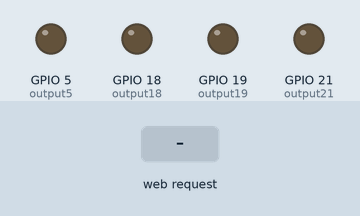
A sketch run on a simulated ESP32. Parts: output pins drawn as LEDs (lit = HIGH). The inputs (shaded band) are chosen by the test bench. WiFi joins after 1.5 s; servers stay silent unless stated; what the sketch prints to the serial monitor is not drawn.

Above: at 2.7 s.
2.8 s: HTTP request GET /5/on received
At 3.5 s:
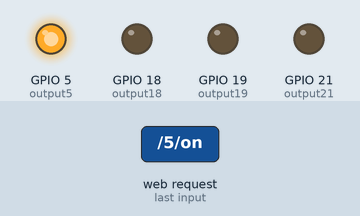
4.3 s: HTTP request GET /18/on received
At 4.7 s:
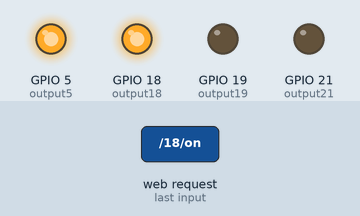
5.8 s: HTTP request GET /5/off received
At 7.0 s:
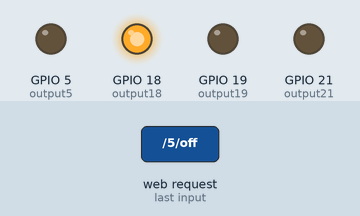
7.3 s: HTTP request GET /19/on received
At 8.1 s:
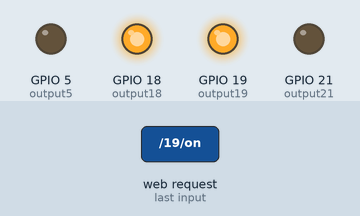
8.8 s: HTTP request GET /18/off received
At 9.3 s:
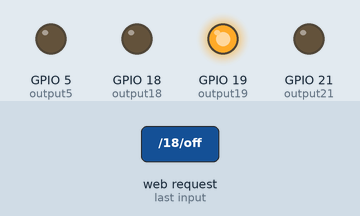
10.3 s: HTTP request GET /21/on received
At 11.6 s:
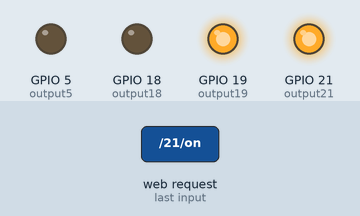
Timing chart, 0 to 12.8 s (numbered marks = the images above; inputs shaded):
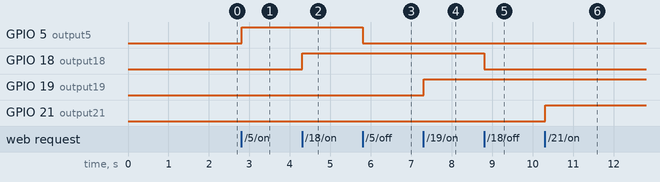

The sketch:

sketch_apr1d333.ino
```cpp
// Load Wi-Fi library
#include <WiFi.h>
// Replace with your network credentials
const char* ssid = "TamimX";
const char* password = "def_Tamim_2023";

// Set web server port number to 80
WiFiServer server(80);
// Variable to store the HTTP request
String header;
// Auxiliary variables to store the current output state
String output5State = "off";
String output18State = "off";
String output19State = "off";
String output21State = "off";
// Assign output variables to GPIO pins
const int output5 = 5;
const int output18 = 18;
const int output19 = 19;
const int output21 = 21;
// Current time
unsigned long currentTime = millis();
// Previous time
unsigned long previousTime = 0;
// Define timeout time in milliseconds (example: 2000ms = 2s)
const long timeoutTime = 2000;
void setup() {
  Serial.begin(115200);
  // Initialize the output variables as outputs
  pinMode(output5, OUTPUT);
  pinMode(output18, OUTPUT);
  pinMode(output19, OUTPUT);
  pinMode(output21, OUTPUT);
  // Set outputs to LOW
  digitalWrite(output5, LOW);
  digitalWrite(output18, LOW);
  digitalWrite(output19, LOW);
  digitalWrite(output21, LOW);
  // Connect to Wi-Fi network with SSID and password
  Serial.print("Connecting to ");
  Serial.println(ssid);
  WiFi.begin(ssid, password);
  while (WiFi.status() != WL_CONNECTED) {
    delay(500);
    Serial.print(".");
  }
  // Print local IP address and start web server
  Serial.println("");
  Serial.println("WiFi connected.");
  Serial.println("IP address: ");
  Serial.println(WiFi.localIP());
  server.begin();
}
void loop(){
  WiFiClient client = server.available();   // Listen for incoming clients
  if (client) {                             // If a new client connects,
    currentTime = millis();
    previousTime = currentTime;
    Serial.println("New Client.");          // print a message out in the serial port
    String currentLine = "";                // make a String to hold incoming data from the client
    while (client.connected() && currentTime - previousTime <= timeoutTime) {  // loop while the client's connected
      currentTime = millis();
      if (client.available()) {             // if there's bytes to read from the client,
        char c = client.read();             // read a byte, then
        Serial.write(c);                    // print it out the serial monitor
        header += c;
        if (c == '\n') {                    // if the byte is a newline character
          // if the current line is blank, you got two newline characters in a row.
          // that's the end of the client HTTP request, so send a response:
          if (currentLine.length() == 0) {
            // HTTP headers always start with a response code (e.g. HTTP/1.1 200 OK)
            // and a content-type so the client knows what's coming, then a blank line:
            client.println("HTTP/1.1 200 OK");
            client.println("Content-type:text/html");
            client.println("Connection: close");
            client.println();
            // turns the GPIOs on and off
            if (header.indexOf("GET /5/on") >= 0) {
              Serial.println("GPIO 5 on");
              output5State = "on";
              digitalWrite(output5, HIGH);
            } else if (header.indexOf("GET /5/off") >= 0) {
              Serial.println("GPIO 5 off");
              output5State = "off";
              digitalWrite(output5, LOW);
            } else if (header.indexOf("GET /18/on") >= 0) {
              Serial.println("GPIO 18 on");
              output18State = "on";
              digitalWrite(output18, HIGH);
            } else if (header.indexOf("GET /18/off") >= 0) {
              Serial.println("GPIO 18 off");
              output18State = "off";
              digitalWrite(output18, LOW);
            } else if (header.indexOf("GET /19/on") >= 0) {
              Serial.println("GPIO 19 on");
              output19State = "on";
              digitalWrite(output19, HIGH);
            } else if (header.indexOf("GET /19/off") >= 0) {
              Serial.println("GPIO 19 off");
              output19State = "off";
              digitalWrite(output19, LOW);
            } else if (header.indexOf("GET /21/on") >= 0) {
              Serial.println("GPIO 21 on");
              output21State = "on";
              digitalWrite(output21, HIGH);
            } else if (header.indexOf("GET /21/off") >= 0) {
              Serial.println("GPIO 21 off");
              output21State = "off";
              digitalWrite(output21, LOW);
            }
            // Display the HTML web page
            client.println("<!DOCTYPE html><html>");
            client.println("<head><meta name=\"viewport\" content=\"width=device-width, initial-scale=1\">");
            client.println("<link rel=\"icon\" href=\"data:,\">");
            // CSS to style the on/off buttons
            // Feel free to change the background-color and font-size attributes to fit your preferences
            client.println("<style>html { font-family: Helvetica; display: inline-block; margin: 0px auto; text-align: center;}");
            client.println(".button { background-color: #4CAF50; border: none; color: white; padding: 16px 40px;");
            client.println("text-decoration: none; font-size: 30px; margin: 2px; cursor: pointer;}");
            client.println(".button2 {background-color: #555555;}</style></head>");
            // Web Page Heading
            client.println("<body><h1>Industrial Automation ESP32 Web Server</h1>");
            client.println("<body><h1>By Tamim Ahmmad under @flameAutomation</h1>");
            // Display current state, and ON/OFF buttons for GPIO 5
            client.println("<p>GPIO 5 - State " + output5State + "</p>");
            // If the output12State is off, it displays the ON button
            if (output5State=="off") {
              client.println("<p><a href=\"/5/on\"><button class=\"button\">OFF</button></a></p>");
            } else {
              client.println("<p><a href=\"/5/off\"><button class=\"button button2\">ON</button></a></p>");
            }
            // Display current state, and ON/OFF buttons for GPIO 18
            client.println("<p>GPIO 18 - State " + output18State + "</p>");
            // If the output14State is off, it displays the ON button
            if (output18State=="off") {
              client.println("<p><a href=\"/18/on\"><button class=\"button\">OFF</button></a></p>");
            } else {
              client.println("<p><a href=\"/18/off\"><button class=\"button button2\">ON</button></a></p>");
            }
            // Display current state, and ON/OFF buttons for GPIO 19
            client.println("<p>GPIO 19 - State " + output19State + "</p>");
            // If the output19State is off, it displays the ON button
            if (output19State=="off") {
              client.println("<p><a href=\"/19/on\"><button class=\"button\">OFF</button></a></p>");
            } else {
              client.println("<p><a href=\"/19/off\"><button class=\"button button2\">ON</button></a></p>");
            }
            // Display current state, and ON/OFF buttons for GPIO 21
            client.println("<p>GPIO 21 - State " + output21State + "</p>");
            // If the output21State is off, it displays the ON button
            if (output21State=="off") {
              client.println("<p><a href=\"/21/on\"><button class=\"button\">OFF</button></a></p>");
            } else {
              client.println("<p><a href=\"/21/off\"><button class=\"button button2\">ON</button></a></p>");
            }
            client.println("</body></html>");
            // The HTTP response ends with another blank line
            client.println();
            // Break out of the while loop
            break;
          } else { // if you got a newline, then clear currentLine
            currentLine = "";
          }
        } else if (c != '\r') {  // if you got anything else but a carriage return character,
          currentLine += c;      // add it to the end of the currentLine
        }
      }
    }
    // Clear the header variable
    header = "";
    // Close the connection
    client.stop();
    Serial.println("Client disconnected.");
    Serial.println("");
  }
}
```

Measured:
- after the input at 2.8 s, GPIO 5 (output5): LOW → HIGH at once
- after the input at 4.3 s, GPIO 18 (output18): LOW → HIGH at once
- after the input at 5.8 s, GPIO 5 (output5): HIGH → LOW at once
- after the input at 7.3 s, GPIO 19 (output19): LOW → HIGH at once
- after the input at 8.8 s, GPIO 18 (output18): HIGH → LOW at once
- after the input at 10.3 s, GPIO 21 (output21): LOW → HIGH at once
